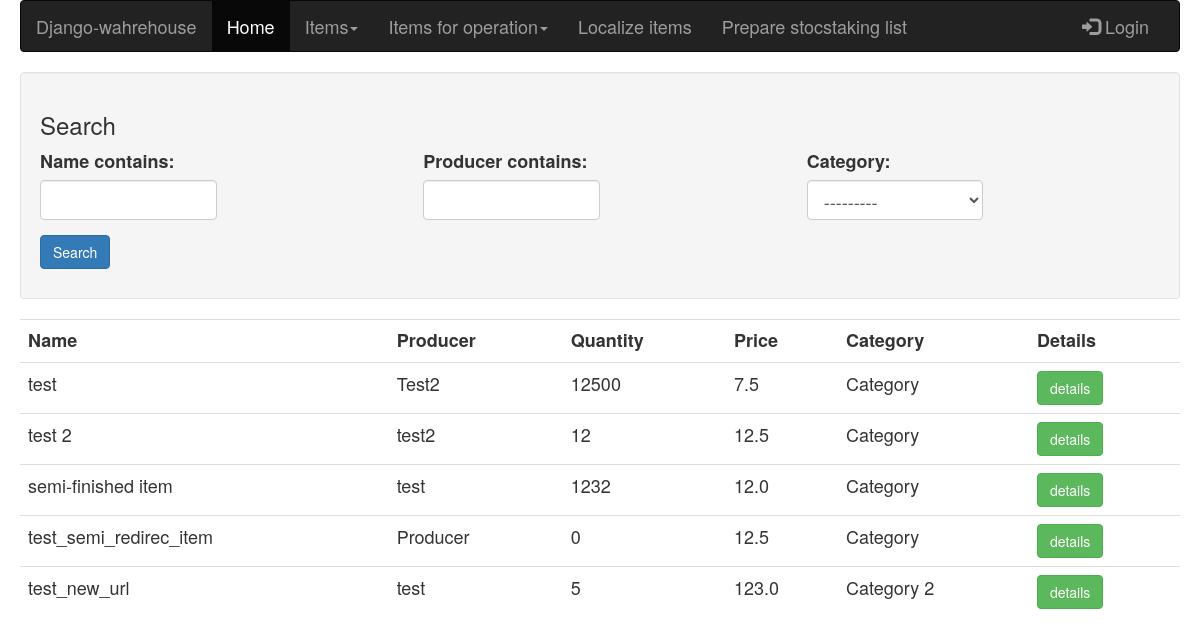
Page /warehouse/semi-finisheditem/search/ on the earlier database version.
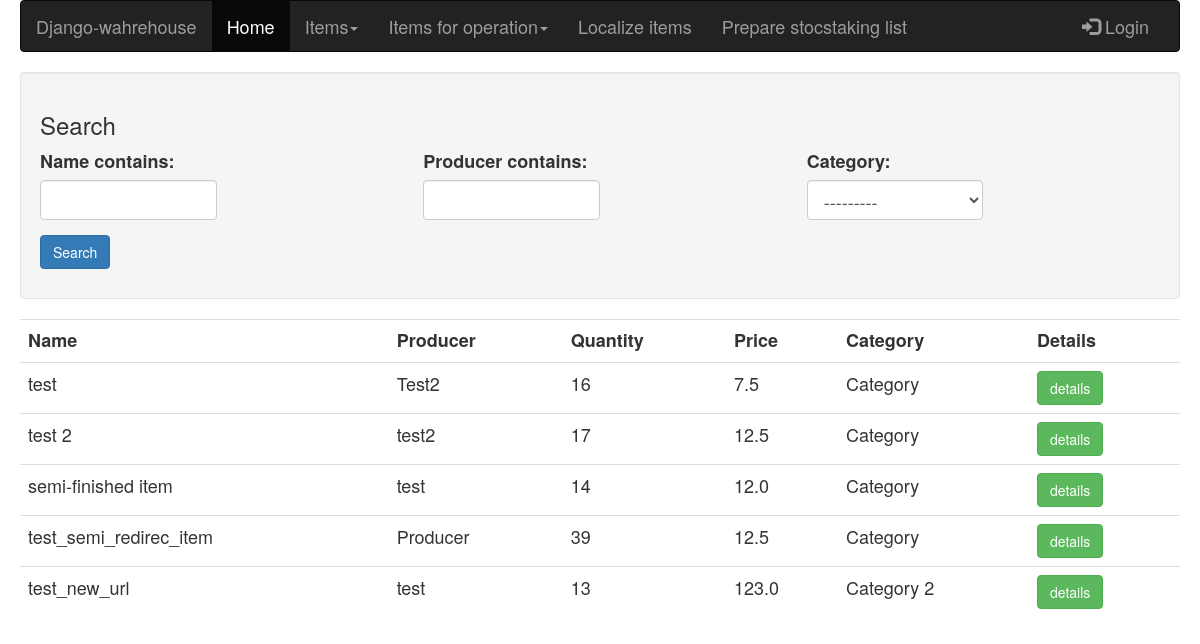
Same page on the later database version.
### warehouse/models.py (models this page shows, shortened)
class SemiFinishedItem(models.Model):
    name = models.CharField(max_length=255)
    slug = models.SlugField(blank=True)
    quantity = models.PositiveIntegerField(default=0)
    category = models.ForeignKey(Category)
    producer = models.CharField(max_length=50)
    price = models.FloatField()

class Category(models.Model):
    name = models.CharField(max_length=50)

### warehouse/views.py (the view)
def search_semi_finished_item_view(request):
    item_list = SemiFinishedItem.objects.all()
    item_filter = SemiFinishedItemFilter(request.GET, queryset=item_list)
    return render(request, 'products_html/semi_finished_item_search.html', {'filter':item_filter})

### warehouse/filters.py (called while the page is built)
def get_category_names():
    category_names = ()
    category = Category.objects.all()
    for item in category:
        category_names += (item.id, item.name),
    return category_names

### warehouse/templates/products_html/semi_finished_item_search.html (shortened to what this page needs)
{% extends 'base.html' %}
{% load widget_tweaks %}
{% block content %}
<form method="get">
<div class="well">
    <h3>Search</h3>
    <div class="row">
        <div class="form-group col-sm-4 col-md-4">
            {{ filter.form.name.label_tag }}
            {% render_field filter.form.name class="form-control" %}
        </div>
        <div class="form-group col-sm-4 col-md-4">
            {{ filter.form.producer.label_tag }}
            {% render_field filter.form.producer class="form-control" %}
        </div>
        <div class="form-group col-sm-4 col-md-4">
            {{ filter.form.category.label_tag }}
            {% render_field filter.form.category class="form-control" %}
        </div>
    </div>
        <p><input class="btn btn-primary" type="submit" value="Search"></p>
</div>
</form>
<table class="table table-hover">
    <tr>
        <th>Name</th>
        <th>Producer</th>
        <th>Quantity</th>
        <th>Price</th>
        <th>Category</th>
        <th>Details</th>
    </tr>
    {% for item in filter.qs %}
        <tr>
            <td>{{ item.name }}</td>
            <td>{{ item.producer }}</td>
            <td>{{ item.quantity }}</td>
            <td>{{ item.price }}</td>
            <td>{{ item.category.name }}</td>
            <td><input class="btn btn-success" type="button" value="details" onclick="location.href='{% url 'semi_finished_item_detail' item.slug %}'" ></td>
        </tr>
    {% endfor %}
</table>
{% endblock %}

Differences in the rows shown:
changed SemiFinishedItem "Test2": quantity "12500" → "16"
changed SemiFinishedItem "test 2": quantity "12" → "17"
changed SemiFinishedItem "semi-finished item": quantity "1232" → "14"
changed SemiFinishedItem "test_semi_redirec_item": quantity "0" → "39"
changed SemiFinishedItem "test_new_url": quantity "5" → "13"
